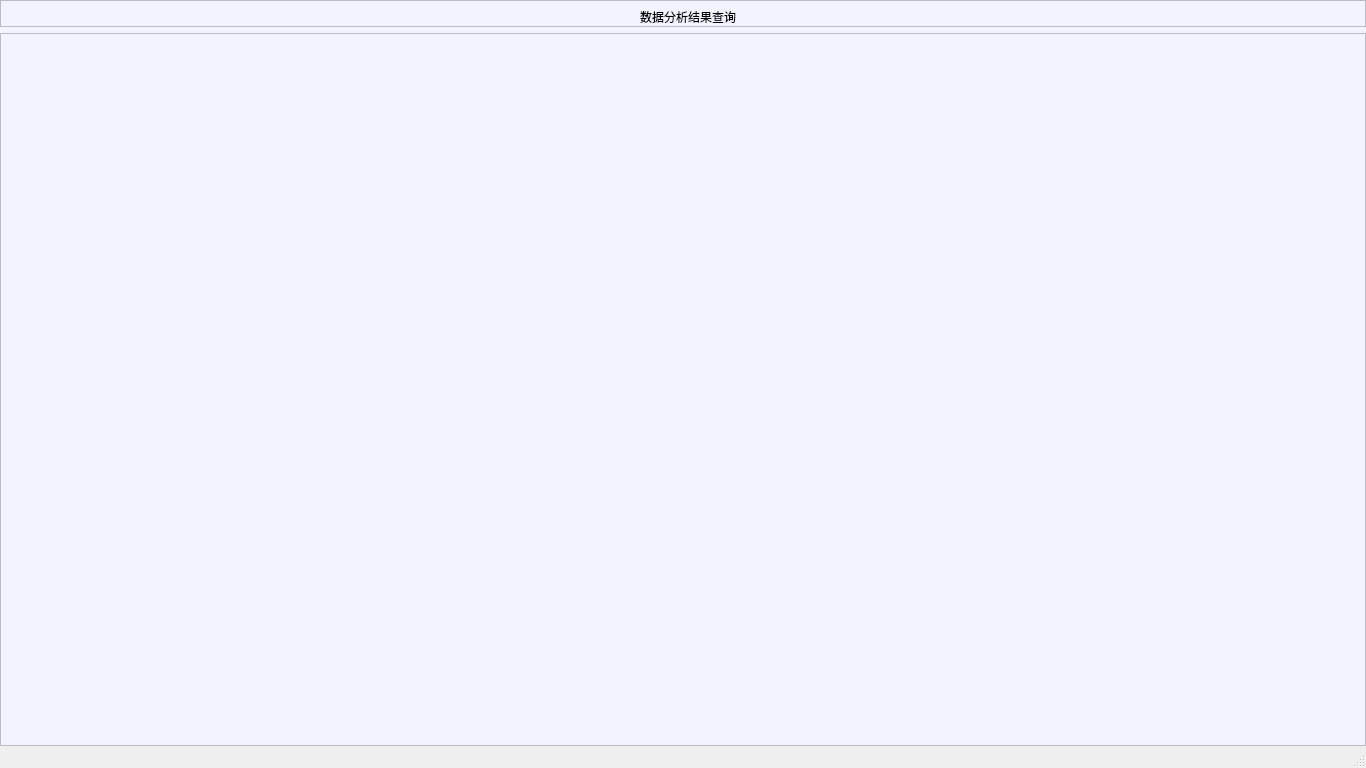
<?xml version="1.0" encoding="UTF-8"?>
<ui version="4.0">
 <class>view</class>
 <widget class="QMainWindow" name="view">
  <property name="geometry">
   <rect>
    <x>0</x>
    <y>0</y>
    <width>1366</width>
    <height>768</height>
   </rect>
  </property>
  <property name="windowTitle">
   <string>数据分析结果查询</string>
  </property>
  <property name="windowIcon">
   <iconset resource="../../resourse.qrc">
    <normaloff>:/images/colorful/search.png</normaloff>:/images/colorful/search.png</iconset>
  </property>
  <widget class="QWidget" name="centralwidget">
   <property name="styleSheet">
    <string notr="true">background-color: #f2f3ff;</string>
   </property>
   <layout class="QVBoxLayout" name="vertical" stretch="0,1">
    <property name="leftMargin">
     <number>0</number>
    </property>
    <property name="topMargin">
     <number>0</number>
    </property>
    <property name="rightMargin">
     <number>0</number>
    </property>
    <property name="bottomMargin">
     <number>0</number>
    </property>
    <item>
     <widget class="QFrame" name="frame_1">
      <property name="frameShape">
       <enum>QFrame::StyledPanel</enum>
      </property>
      <property name="frameShadow">
       <enum>QFrame::Raised</enum>
      </property>
      <layout class="QHBoxLayout" name="horizontalLayout">
       <property name="spacing">
        <number>0</number>
       </property>
       <property name="leftMargin">
        <number>0</number>
       </property>
       <property name="topMargin">
        <number>0</number>
       </property>
       <property name="rightMargin">
        <number>0</number>
       </property>
       <property name="bottomMargin">
        <number>0</number>
       </property>
       <item>
        <widget class="QPushButton" name="pushButton">
         <property name="styleSheet">
          <string notr="true">border: none;
margin-top: 7px;
margin-left: 7px;</string>
         </property>
         <property name="text">
          <string> 数据分析结果查询</string>
         </property>
         <property name="icon">
          <iconset resource="../../resourse.qrc">
           <normaloff>:/images/colorful/search.png</normaloff>:/images/colorful/search.png</iconset>
         </property>
        </widget>
       </item>
      </layout>
     </widget>
    </item>
    <item>
     <widget class="QFrame" name="frame_2">
      <property name="frameShape">
       <enum>QFrame::StyledPanel</enum>
      </property>
      <property name="frameShadow">
       <enum>QFrame::Raised</enum>
      </property>
      <layout class="QVBoxLayout" name="verticalLayout">
       <property name="spacing">
        <number>0</number>
       </property>
       <property name="leftMargin">
        <number>0</number>
       </property>
       <property name="topMargin">
        <number>0</number>
       </property>
       <property name="rightMargin">
        <number>0</number>
       </property>
       <property name="bottomMargin">
        <number>0</number>
       </property>
      </layout>
     </widget>
    </item>
   </layout>
  </widget>
  <widget class="QMenuBar" name="menubar">
   <property name="geometry">
    <rect>
     <x>0</x>
     <y>0</y>
     <width>1366</width>
     <height>21</height>
    </rect>
   </property>
  </widget>
  <widget class="QStatusBar" name="statusbar"/>
 </widget>
 <resources>
  <include location="../../resourse.qrc"/>
 </resources>
 <connections/>
</ui>
